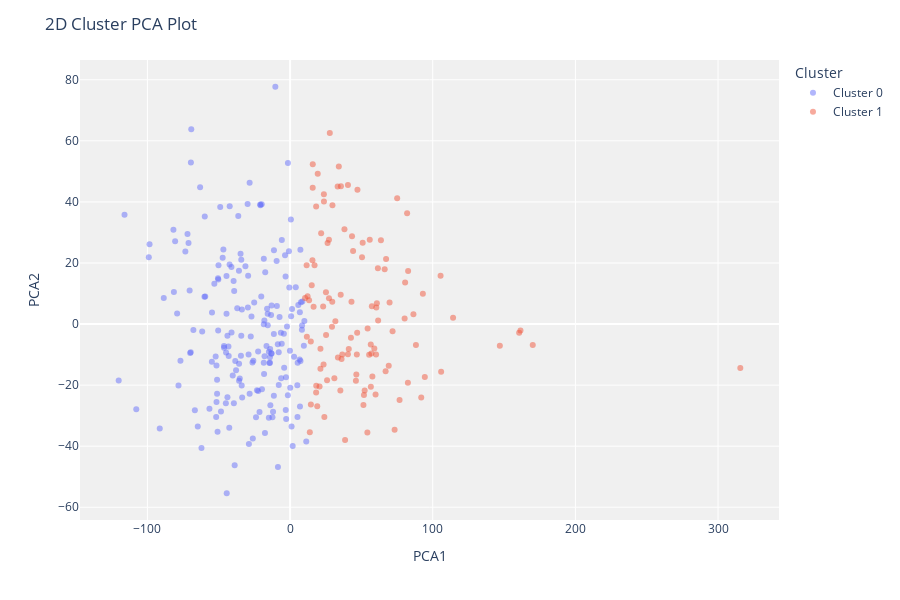

Notebook cell for this chart:
### Markdown cell above
* Δημιουργούμε ένα 2D PCA plot με τα δείγματα του dataset χρωματισμένα με βάση το cluster label που τους έχει δώσει ο αλγόριθμος clustering που χρησιμοποιήθηκε (π.χ: kmeans).

### Code cell
# plot pca cluster plot 
clust.plot_model(kmeans, plot = 'cluster')

### Figure 1 — Plotly figure (JSON) as saved in the notebook; plotly's stock layout.template omitted (floating-point values rounded to 4 significant figures; data arrays with more than 128 entries replaced by an {"elided": "..."} marker saying what was removed)
{"data": [{"customdata": {"elided": "186x1 int values"}, "hovertemplate": "Cluster=Cluster 0<br>PCA1=%{x}<br>PCA2=%{y}<br>Feature=%{customdata[0]}<extra></extra>", "legendgroup": "Cluster 0", "marker": {"color": "#636efa", "opacity": 0.5, "symbol": "circle"}, "mode": "markers", "name": "Cluster 0", "orientation": "v", "showlegend": true, "textposition": "top center", "type": "scatter", "x": {"elided": "186 float values"}, "xaxis": "x", "y": {"elided": "186 float values"}, "yaxis": "y"}, {"customdata": [[41], [62], [54], [65], [67], [42], [45], [49], [49], [55], [56], [74], [61], [66], [55], [57], [58], [48], [46], [58], [57], [58], [42], [44], [58], [71], [57], [64], [56], [43], [51], [64], [57], [49], [47], [55], [58], [43], [55], [63], [42], [67], [55], [70], [51], [58], [52], [60], [77], [52], [68], [54], [35], [39], [68], [70], [66], [57], [63], [61], [63], [61], [65], [56], [45], [54], [57], [51], [62], [60], [59], [64], [71], [53], [62], [58], [64], [54], [45], [58], [62], [51], [64], [54], [64], [59], [41], [54], [44], [53], [54], [60], [59], [59], [57], [51], [43], [60], [48], [56], [65], [59], [60], [62], [54], [65], [51], [62], [67], [67], [60]], "hovertemplate": "Cluster=Cluster 1<br>PCA1=%{x}<br>PCA2=%{y}<br>Feature=%{customdata[0]}<extra></extra>", "legendgroup": "Cluster 1", "marker": {"color": "#EF553B", "opacity": 0.5, "symbol": "circle"}, "mode": "markers", "name": "Cluster 1", "orientation": "v", "showlegend": true, "textposition": "top center", "type": "scatter", "x": [57.7, 21.3, 38.13, 170.1, 40.58, 46.46, 15.18, 21.28, 23.48, 82.05, 35.64, 21.79, 82.6, 31.75, 105.5, 105.9, 36.62, 27.28, 63.69, 36.08, 86.47, 91.94, 67.31, 14.58, 71.85, 56.58, 13.33, 88.23, 47.03, 54.19, 46.81, 15.86, 29.7, 18.27, 26.27, 94.45, 69.76, 93.08, 14.53, 20.67, 15.68, 315.6, 43.05, 75.07, 51.79, 52.29, 51.43, 46.16, 57.01, 76.75, 29.58, 40.55, 33.55, 73.29, 29.38, 23.7, 54.36, 43.42, 82.76, 60.46, 160.6, 12.28, 35.24, 44.17, 59.94, 60.27, 55.43, 13.85, 33.35, 11.77, 42.68, 61.57, 17.15, 16.49, 147.0, 23.75, 66.32, 56.64, 61.71, 11.61, 15.91, 57.33, 80.31, 25.23, 55.86, 24.03, 19.05, 18.34, 41.16, 34.18, 18.28, 35.49, 27.26, 80.65, 27.85, 60.84, 66.97, 10.51, 25.93, 161.5, 114.3, 25.16, 59.07, 19.39, 38.57, 23.19, 50.9, 47.24, 50.44, 31.05, 69.16], "xaxis": "x", "y": [-17.15, -8.09, 31.04, -6.899, 45.57, -16.52, 12.71, -14.67, -13.27, 36.31, 45.11, 29.71, -19.23, 0.8871, 15.82, -15.59, -9.966, 8.472, 27.46, -11.45, 3.207, -24.02, 21.28, -26.33, -2.334, -6.71, 7.753, -6.888, -2.834, -35.52, -9.978, 44.64, 38.88, -22.44, 26.54, -17.35, 7.059, 9.941, -5.693, -20.44, 20.92, -14.4, 7.306, 41.16, -23.21, -21.74, -26.55, -18.54, -9.642, -24.9, 7.307, -9.902, -10.92, -34.63, -0.8946, 42.54, -1.48, 28.76, 17.41, 5.416, -2.834, 9.126, -21.74, 23.91, -23.04, -9.984, -10.02, -35.46, 45.03, -4.159, -4.53, 18.25, 19.29, 5.674, -7.088, 40.13, 17.93, -20.54, 1.175, 19.28, 52.31, 5.796, 1.799, -3.623, 27.64, -30.48, -26.96, -20.18, -8.182, 51.59, 38.46, 9.561, 27.6, 13.57, 62.58, 6.804, -15.42, 8.568, -18.42, -2.121, 2.087, 10.4, -8.004, 49.19, -37.94, 5.764, 26.66, 43.95, 21.85, -17.76, -13.69], "yaxis": "y"}], "layout": {"height": 600, "legend": {"title": {"text": "Cluster"}, "tracegroupgap": 0}, "margin": {"t": 60}, "plot_bgcolor": "rgb(240,240,240)", "title": {"text": "2D Cluster PCA Plot"}, "xaxis": {"anchor": "y", "domain": [0, 1], "title": {"text": "PCA1"}}, "yaxis": {"anchor": "x", "domain": [0, 1], "title": {"text": "PCA2"}}}}
